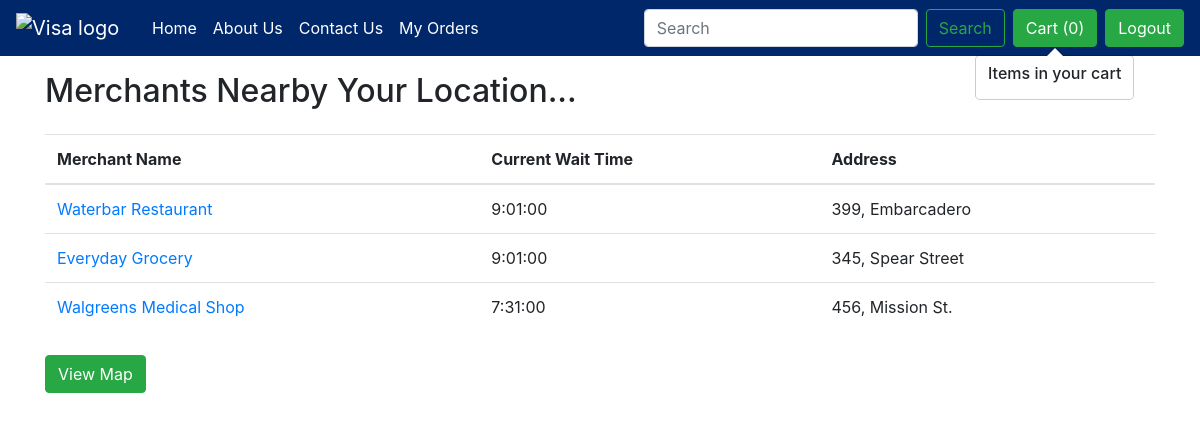
The app's page /shop/merchant_list2/ (signed in), older data.
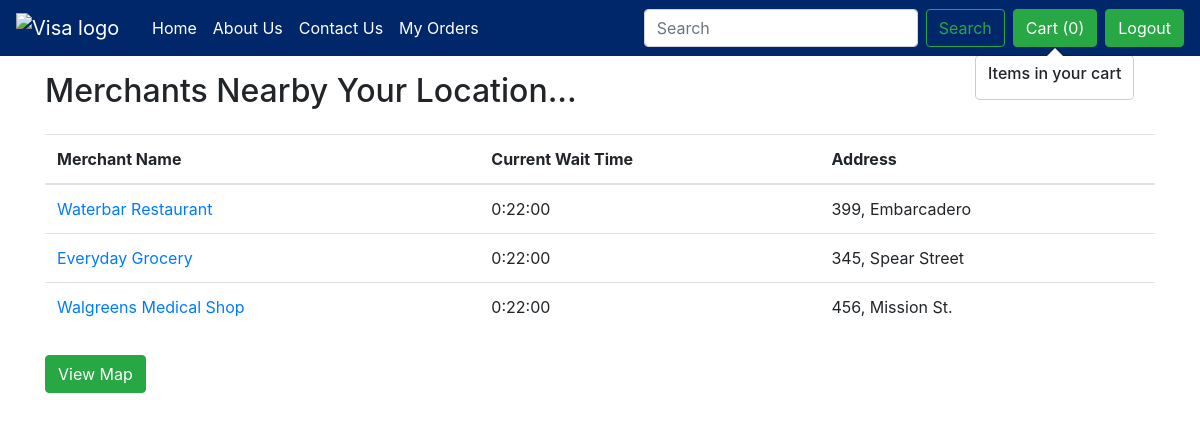
The same page, newer data.
### shop/models.py (models this page shows, shortened)
class UserRegistration(models.Model):
    user = models.OneToOneField(User,on_delete=models.CASCADE)
    is_merchant = models.BooleanField(default = False, blank = True)
    address = models.CharField(max_length=500)
    zipcode = models.CharField(max_length=6)
    phone = models.CharField(max_length=10)
    city = models.CharField(max_length=50)
    name = models.CharField(max_length=50, null = True)
    state = models.CharField(max_length=50)
    house_no = models.CharField(max_length=50, null = True)
    area = models.CharField(max_length=100, null = True)
    wait_time=models.CharField(max_length=10, null=True)
    slots=models.CharField(max_length=1200,null=True,default='{"Date":"01-01-2000"}')

### shop/views.py (the view)
# urls.py: path('merchant_list2/', views.merchant_list2, name='merchant_list2'),
@login_required
def merchant_list2(request):
    user = UserRegistration.objects.filter(user_id=request.user.id).first()
    merchant_l = UserRegistration.objects.filter(
        is_merchant=True, zipcode=user.zipcode)
    return render(request, 'shop/merchant_list.html', {'merchant_list': merchant_l})

### shop/templates/shop/merchant_list.html (shortened to what this page needs)
{% extends 'shop/basic.html' %}
{% block body %}
<div class="container my-3">
    <h2>Merchants Nearby Your Location...</h2>
    <table class="table table-hover my-4">
        <thead>
          <tr>
            <th scope="col">Merchant Name</th>
            <th scope="col">Current Wait Time</th>
            <th scope="col">Address</th>
          </tr>
        </thead>
        <tbody>
          {% for x in merchant_list %}
                <tr>
                    <td><a href="{% url 'shop:product_list' x.id %}">{{x.name}}</a></td>
                    <td>{{x.wait_time}}</td>
                    <td>{{x.address}}</td>
                  </tr>
            {% endfor %}
        </tbody>
      </table>
      <div class="my-2"><a href="{% url 'shop:merchant_list' %}"><button type="button" id="mer_list" class="btn btn-success">View Map</button></a></div>
    </div>
{% endblock %}

Row changes from the older to the newer data that the page shows:
changed UserRegistration "Waterbar Restaurant": wait_time "9:01:00" → "0:22:00"
changed UserRegistration "Everyday Grocery": wait_time "9:01:00" → "0:22:00"
changed UserRegistration "Walgreens Medical Shop": wait_time "7:31:00" → "0:22:00"
